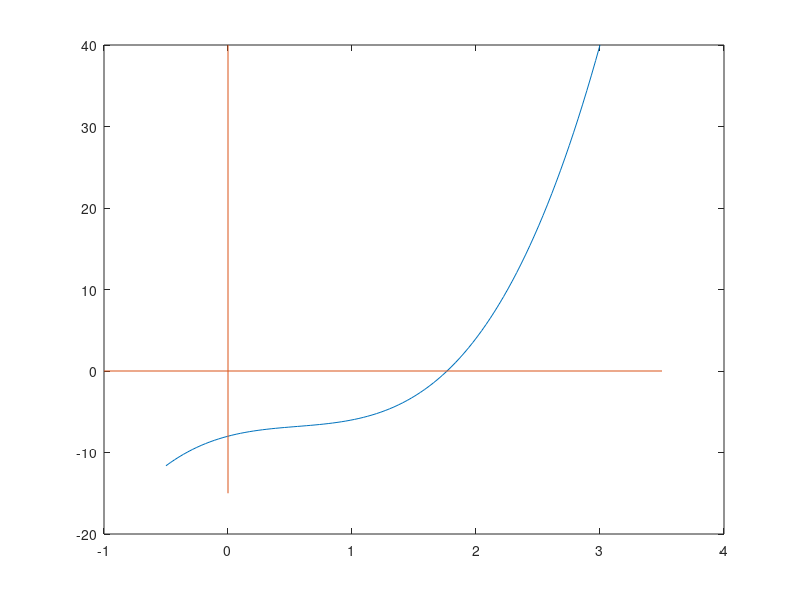

Here is the MATLAB script that generated this plot: (Note: this script raises an error after producing the figure.)
%Hanung Yoga Adi Pramono_L0325026
x = linspace(-0.5,3);
f = @(x) 3*x.^3-5*x.^2+4*x-8;
y = f(x);
plot(x,y)

line([-1,3.5],[0,0])
line([0,0],[-15,40])

gtext('y = 3x^3-5x^2+4x-8')
gtext('Akar')
